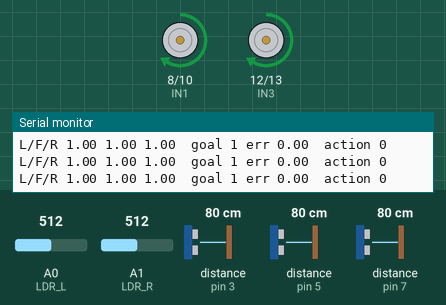
The sketch below on a simulated Arduino Uno, built with avr-gcc and run on an emulated ATmega328P. On the bench: motor-driver pin pairs drawn as motors (green arrow = first pin HIGH = forward, orange = second pin HIGH = backward, longer = more drive, scaled by the enable pin), the last lines printed to the serial monitor. Wiring (inferred from the names in the program): 3 × ultrasonic range finder: trigger pin 2, echo pin 3 / trigger pin 4, echo pin 5 / trigger pin 6, echo pin 7. The inputs (shaded band) are chosen by the test bench; at power-on: distance to the obstacle (sensors on pin 7, pin 3, pin 5) 80 cm, A1 (LDR_R) = 512, A0 (LDR_L) = 512. The echo pulse lasts 58.3 µs per cm.

Above: at 1.2 s.
1.3 s: distance to the obstacle (sensor on pin 7) set to 34 cm
3.0 s: distance to the obstacle (sensor on pin 7) set to 30 cm
At 3.43 s:
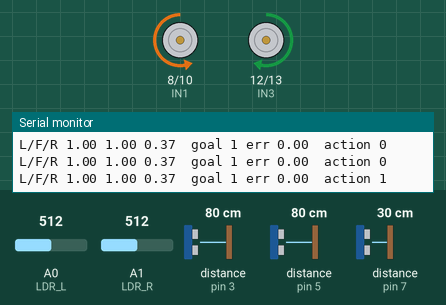
6.0 s: distance to the obstacle (sensor on pin 3) set to 75 cm
At 6.5 s:
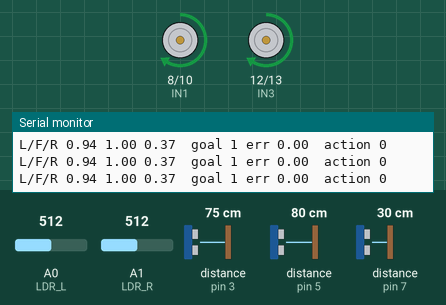
7.5 s: distance to the obstacle (sensor on pin 5) set to 77 cm
At 7.7 s:
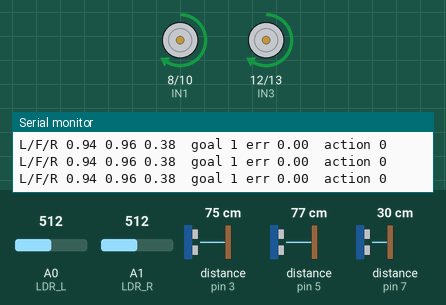
10.5 s: A1 (LDR_R) set to 716
At 10.77 s:
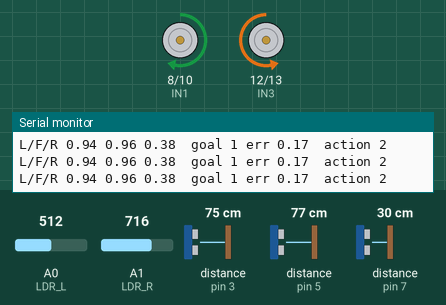
13.5 s: distance to the obstacle (sensor on pin 5) set to 2 cm
Timing chart, 0 to 16.0 s (numbered marks = the images above; inputs shaded):
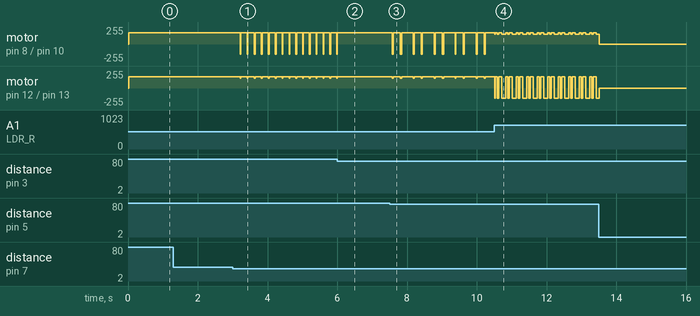

The sketch:

lif_bee.ino
```cpp
/*
 * FlyCore Edge on real hardware: the LIF bee controller for Arduino / ESP32.
 *
 * Mirrors cpp/lif_controller.cpp (which is action-parity-tested against the
 * Python simulation over 200,000 steps). The robot:
 *   - senses left/front/right clearance with three HC-SR04 ultrasonic sensors
 *   - "sees" the goal with two LDR photoresistors (goal = a bright lamp;
 *     the brightness difference gives the bearing, like the camera in sim)
 *   - drives two DC motors through an L298N driver
 *
 * Safety rules (brake, committed avoidance turn) stay OUTSIDE the network,
 * exactly as in the simulation. This sketch compiles in the Arduino IDE for
 * Uno/Nano/ESP32; it has not been run on hardware here - calibrate the
 * constants marked TUNE for your chassis.
 *
 * Wiring (see arduino/README.md for the table):
 *   HC-SR04 x3: TRIG/ECHO pins below, VCC 5V, GND
 *   L298N: IN1..IN4 + ENA/ENB (PWM), motor battery on the driver
 *   LDR x2: voltage dividers into A0 (left) and A1 (right)
 */

// ----- pins (TUNE to your wiring) -------------------------------------------
const int TRIG_L = 2, ECHO_L = 3;
const int TRIG_F = 4, ECHO_F = 5;
const int TRIG_R = 6, ECHO_R = 7;
const int ENA = 9,  IN1 = 8,  IN2 = 10;   // left motor
const int ENB = 11, IN3 = 12, IN4 = 13;   // right motor
const int LDR_L = A0, LDR_R = A1;

// ----- behavior constants (match the simulation / TUNE) ---------------------
const float MAX_RANGE_CM = 80.0;     // ultrasonic reading treated as "fully clear"
const int   LIGHT_FOUND = 650;       // LDR sum above this = goal (lamp) in view  TUNE
const int   DRIVE_PWM = 170;         // cruise speed 0..255                       TUNE
const int   TURN_PWM = 150;          //                                           TUNE
const unsigned long STEP_MS = 20;    // ~50 Hz control loop

// LIF parameters: identical to the Kaggle-tuned simulation defaults.
const float DECAY = 0.78, THRESHOLD = 0.78, SIDE_GAIN = 0.60;
const float FORWARD_DRIVE = 0.85, SEARCH_GAIN = 0.004, SEARCH_CAP = 0.60;

enum Action { FORWARD = 0, LEFT = 1, RIGHT = 2, SEEK = 3, BRAKE = 4 };

float v[5] = {0, 0, 0, 0, 0};   // membrane potentials
int avoidDir = 0;               // 0 none, 1 left, 2 right (turn commitment)
long stepsSinceSeen = 0;        // visual-search drive

float readRange(int trig, int echo) {
  digitalWrite(trig, LOW); delayMicroseconds(2);
  digitalWrite(trig, HIGH); delayMicroseconds(10);
  digitalWrite(trig, LOW);
  unsigned long us = pulseIn(echo, HIGH, 12000UL);   // ~2 m timeout
  if (us == 0) return 1.0;                           // no echo = clear
  float cm = us / 58.0;
  float norm = cm / MAX_RANGE_CM;
  return norm > 1.0 ? 1.0 : norm;                    // 0 close .. 1 clear
}

// The exact decision logic of LifController::step() in cpp/lif_controller.cpp.
Action decide(float left, float front, float right, bool goalFound, float goalError) {
  float ld = 1.0 - left, fd = 1.0 - front, rd = 1.0 - right;
  stepsSinceSeen = goalFound ? 0 : stepsSinceSeen + 1;

  // Turn-away wiring: LEFT is excited by danger on the RIGHT, and vice versa.
  float searchRamp = SEARCH_GAIN * stepsSinceSeen;
  if (searchRamp > SEARCH_CAP) searchRamp = SEARCH_CAP;
  float drive[5] = {
    FORWARD_DRIVE - 1.15f * fd - 0.15f * (ld + rd),
    0.05f + 1.25f * fd + SIDE_GAIN * rd - 0.50f * ld,
    0.05f + 1.25f * fd + SIDE_GAIN * ld - 0.50f * rd,
    0.10f + (goalFound ? 0.90f + 0.40f * fabs(goalError) : searchRamp),
    front < 0.10f ? 1.25f * fd + 0.05f : 0.0f
  };
  if (goalFound && goalError < -0.10f) { drive[1] += 0.65f; drive[2] -= 0.35f; }
  else if (goalFound && goalError > 0.10f) { drive[2] += 0.65f; drive[1] -= 0.35f; }
  if (goalFound && fabs(goalError) < 0.12f) { drive[0] += 0.25f; drive[3] -= 0.25f; }

  for (int i = 0; i < 5; i++) {
    float d = drive[i] > 0 ? drive[i] : 0;
    v[i] = DECAY * v[i] + d * 0.25f;
  }
  // Score on the PRE-reset potential; BRAKE is excluded from the argmax.
  int best = 0; float bestScore = -1e9;
  for (int i = 0; i < 4; i++) {
    float s = v[i] + drive[i] * 0.04f;
    if (s > bestScore) { bestScore = s; best = i; }
  }
  for (int i = 0; i < 5; i++) if (v[i] >= THRESHOLD) v[i] = 0.0f;

  // Explicit safety rules, outside the network.
  if (front < 0.075f) return BRAKE;
  if (front < 0.23f) {
    if (avoidDir == 0) avoidDir = (left >= right) ? 1 : 2;
    return avoidDir == 1 ? LEFT : RIGHT;
  }
  // Hysteresis (matches the simulation): release only when genuinely clear.
  if (front >= 0.40f) avoidDir = 0;
  if (best == 3) {
    if (goalFound && goalError < -0.10f) return LEFT;
    if (goalFound && goalError > 0.10f) return RIGHT;
    return FORWARD;
  }
  return (Action)best;
}

void motors(int lpwm, bool lfwd, int rpwm, bool rfwd) {
  digitalWrite(IN1, lfwd ? HIGH : LOW); digitalWrite(IN2, lfwd ? LOW : HIGH);
  digitalWrite(IN3, rfwd ? HIGH : LOW); digitalWrite(IN4, rfwd ? LOW : HIGH);
  analogWrite(ENA, lpwm); analogWrite(ENB, rpwm);
}

void act(Action a) {
  switch (a) {
    case FORWARD:
    case SEEK:  motors(DRIVE_PWM, true, DRIVE_PWM, true); break;
    case LEFT:  motors(TURN_PWM, false, TURN_PWM, true); break;   // spin left
    case RIGHT: motors(TURN_PWM, true, TURN_PWM, false); break;   // spin right
    case BRAKE: motors(0, true, 0, true); break;
  }
}

void setup() {
  Serial.begin(115200);
  pinMode(TRIG_L, OUTPUT); pinMode(ECHO_L, INPUT);
  pinMode(TRIG_F, OUTPUT); pinMode(ECHO_F, INPUT);
  pinMode(TRIG_R, OUTPUT); pinMode(ECHO_R, INPUT);
  pinMode(ENA, OUTPUT); pinMode(IN1, OUTPUT); pinMode(IN2, OUTPUT);
  pinMode(ENB, OUTPUT); pinMode(IN3, OUTPUT); pinMode(IN4, OUTPUT);
}

void loop() {
  unsigned long t0 = millis();

  float left = readRange(TRIG_L, ECHO_L);
  float front = readRange(TRIG_F, ECHO_F);
  float right = readRange(TRIG_R, ECHO_R);

  // "Vision": the goal is the brightest lamp in the room.
  int ll = analogRead(LDR_L), lr = analogRead(LDR_R);
  bool goalFound = (ll + lr) > LIGHT_FOUND;
  float goalError = goalFound ? (float)(lr - ll) / (float)(ll + lr + 1) : 0.0f;

  Action a = decide(left, front, right, goalFound, goalError);
  act(a);

  Serial.print("L/F/R "); Serial.print(left); Serial.print(" ");
  Serial.print(front); Serial.print(" "); Serial.print(right);
  Serial.print("  goal "); Serial.print(goalFound);
  Serial.print(" err "); Serial.print(goalError);
  Serial.print("  action "); Serial.println((int)a);

  unsigned long dt = millis() - t0;
  if (dt < STEP_MS) delay(STEP_MS - dt);
}
```

Measured:
- the behaviour switches between 32 and 31 cm on distance to the obstacle (sensor on pin 7) (found by bisection; images 0 and 1)
- the behaviour switches between 78 and 77 cm on distance to the obstacle (sensor on pin 3) (found by bisection; images 1 and 2)
- after the input at 3.0 s, motor on pin 8 (IN1) / pin 10 (IN2): alternates forward 170/255 for 0.18 s and backward 150/255 for 0.02 s, starting after 0.22 s; motor on pin 12 (IN3) / pin 13 (IN4): alternates forward 170/255 for 0.18 s and forward 150/255 for 0.02 s, starting after 0.22 s
- after the input at 6.0 s, motor on pin 8 (IN1) / pin 10 (IN2), motor on pin 12 (IN3) / pin 13 (IN4): goes on until 6.0 s, then stays forward 170/255
